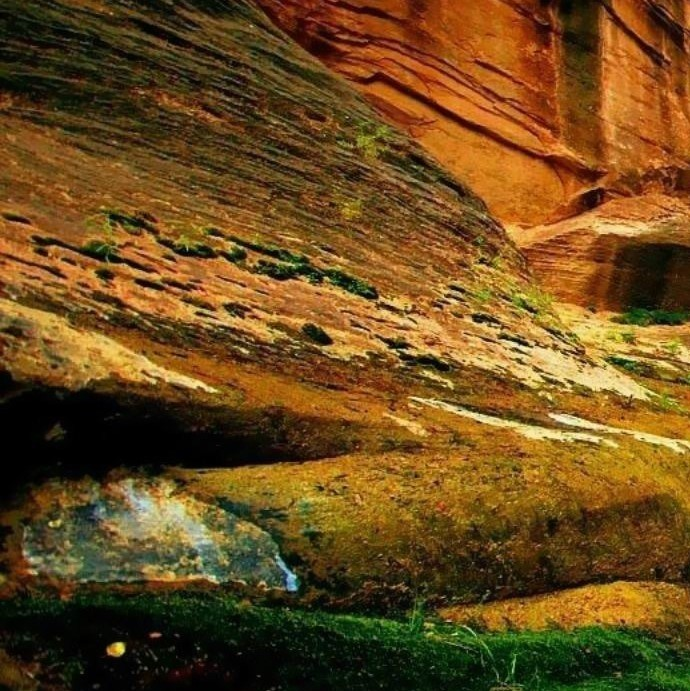
#> input picture PanViewer v2/Python/1. Image Stitcher/left.jpg, 690 x 691 px
$ python '3 images.py'   (Python 2 division)
#> lines starting #> are read from the running program, lines starting #| are printed output that depends on the picture
###############################################################################
# Panorama stitching using two images
# Step 1 -  Detect keypoints and extract local invariant descriptors from the
#           two input images
# Step 2 -  Match the descriptors between the two images
# Step 3 -  Use the RANSAC algorithm to estimate a homography matrix using our
#           matched feature vectors
# Step 4 -  Apply a warping transformation using the homography matrix
###############################################################################

import cv2
import numpy as np
import imutils


# ==============================================================================

# Step 1 - Detect keypoints
def detectAndDescribe(image):
    # convert the image to grayscale
    gray = cv2.cvtColor(image, cv2.COLOR_BGR2GRAY)

    # detect keypoints in the image
    detector = cv2.xfeatures2d.SIFT_create()
    kps = detector.detect(gray)

    # extract features from the image
    extractor = cv2.xfeatures2d.SIFT_create()
    (kps, features) = extractor.compute(gray, kps)

    # convert keypoints from KeyPoint objects to NumPy arrays
    kps = np.float32([kp.pt for kp in kps])

    # return a tuple of keypoints and features
    return (kps, features)


# ==============================================================================

# Step 2 - Match the descriptors between the two images
def matchKeypoints(kpsA, kpsB, featuresA, featuresB, ratio, repojThresh):
    # compute the raw matches and intialize the list of actual matches
    matcher = cv2.DescriptorMatcher_create("BruteForce")
    rawMatches = matcher.knnMatch(featuresA, featuresB, 2)
    # k=2 is used to indicate that the top two matches for each feature vector are returned

    # Lowe's ratio test
    # there can be false matches returned from the matching algorithm
    # using lowe's ratio test we select only the matches within a certain threshold
    matches = []
    for m in rawMatches:
        if len(m) == 2 and m[0].distance < m[1].distance * ratio:
            matches.append((m[0].trainIdx, m[0].queryIdx))

    # Step 3 - Use the RANSAC algorithm to estimate a homography matrix
    # computing the homography matrix requires at least 4 matches
    if len(matches) > 4:
        # construct the two sets of points
        ptsA = np.float32([kpsA[i] for (_, i) in matches])
        ptsB = np.float32([kpsB[i] for (i, _) in matches])

        # compute the homography between the two sets of points
        (H, status) = cv2.findHomography(ptsA, ptsB, cv2.RANSAC, repojThresh)

        # return the matches, homography matrix and status of each matched point
        return (matches, H, status)
    return None


# ==============================================================================

def drawMatches(imageA, imageB, kpsA, kpsB, matches, status):
    # initialize the output visualization image
    (hA, wA) = imageA.shape[:2]
    (hB, wB) = imageB.shape[:2]
    vis = np.zeros((max(hA, hB), wA + wB, 3), dtype="uint8")
    vis[0:hA, 0:wA] = imageA
    vis[0:hB, wA:] = imageB

    for ((trainIdx, queryIdx), s) in zip(matches, status):
        # only process the match if the keypoint was successful
        if s == 1:
            ptA = (int(kpsA[queryIdx][0]), int(kpsA[queryIdx][1]))
            ptB = (int(kpsB[trainIdx][0]) + wA, int(kpsB[trainIdx][1]))
            cv2.line(vis, ptA, ptB, (0, 255, 0), 1)

    return vis


# ==============================================================================

def stitch(imageA, imageB, ratio=0.75, reprojThresh=4.0, showMatches=False):
    # detect and extract keypoints and descriptors
    (kpsA, featuresA) = detectAndDescribe(imageA)
    (kpsB, featuresB) = detectAndDescribe(imageB)

    # match features between the two images
    M = matchKeypoints(kpsA, kpsB, featuresA, featuresB, ratio, reprojThresh)

    if M is None:
        return None

    # Step 4 - Apply a perspective warp to stitch the images
    (matches, H, status) = M
    result = cv2.warpPerspective(imageA, H, (imageA.shape[1] + imageB.shape[1], imageA.shape[0]))
    result[0:imageB.shape[0], 0:imageB.shape[1]] = imageB

    print len(matches)

    if showMatches:
        vis = drawMatches(imageA, imageB, kpsA, kpsB, matches, status)
        return (result, vis)

    return result


# ==============================================================================

# Test implementation
imageA = cv2.imread('left.jpg', 1)
#> imageA is the input picture: shape (691, 690, 3); mean B, G, R 29.1, 75, 107.4
imageB = cv2.imread('middle.jpg', 1)
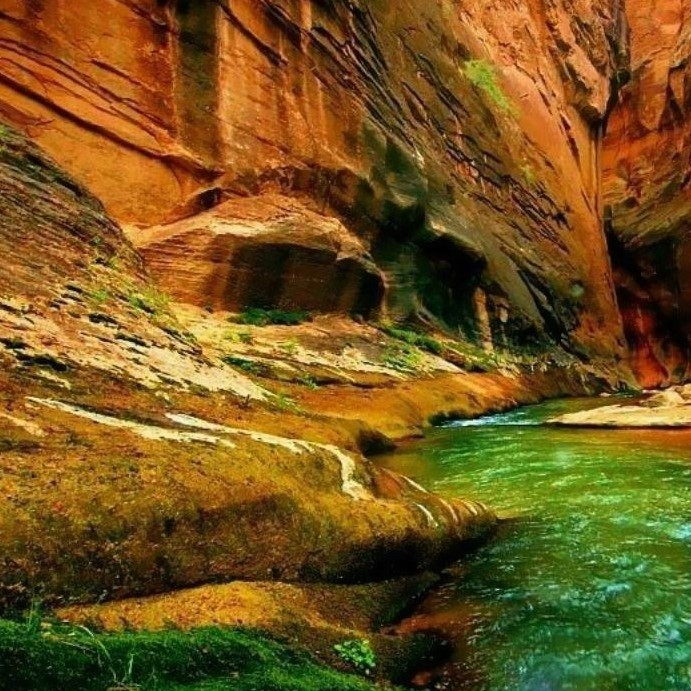
#> input picture PanViewer v2/Python/1. Image Stitcher/middle.jpg, 691 x 691 px
#> imageB is the input picture: shape (691, 691, 3); mean B, G, R 30, 85.1, 114.8
imageC = cv2.imread('right.jpg', 1)
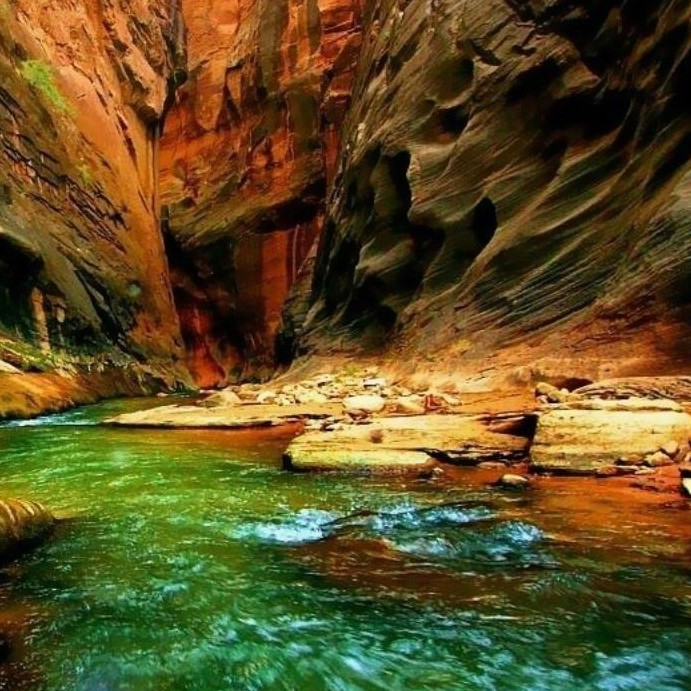
#> input picture PanViewer v2/Python/1. Image Stitcher/right.jpg, 691 x 691 px
#> imageC is the input picture: shape (691, 691, 3); mean B, G, R 35.3, 78.5, 93.3
imageA = imutils.resize(imageA, width=400)
#> imageA: shape (400, 400, 3)
imageB = imutils.resize(imageB, width=400)
#> imageB: shape (400, 400, 3)
imageC = imutils.resize(imageC, width=400)
#> imageC: shape (400, 400, 3)

(result, vis) = stitch(imageC, imageB, showMatches=True)
#> in detectAndDescribe, `kps = detector.detect(gray)`: kps = 2090 keypoints; strongest (x, y, size): (13, 245, 2.5), (185, 223, 2), (183, 241, 2.5), (222, 229, 1.9)
#> in detectAndDescribe, `kps = np.float32([kp.pt for kp in kps])`: kps = 2090 pairs, first value 2.91 to 396.2, second value 2.43 to 397.1
#> in stitch, `(kpsA, featuresA) = detectAndDescribe(imageA)`: kpsA has the same summary as kps in detectAndDescribe
#> in detectAndDescribe (call 2), `gray = cv2.cvtColor(image, cv2.COLOR_BGR2GRAY)`:
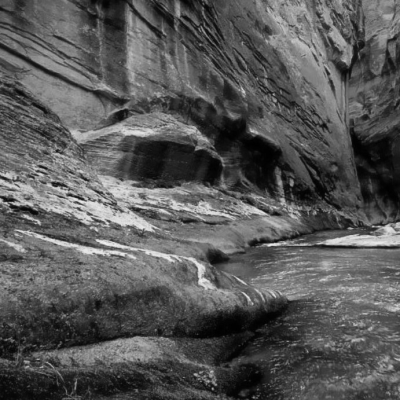
#> gray: shape (400, 400); min 0, max 242, mean 87.7
#> in detectAndDescribe (call 2), `kps = detector.detect(gray)`: kps = 2147 keypoints; strongest (x, y, size): (270, 245, 2.5), (82, 199, 2), (76, 199, 2.2), (75, 197, 1.9)
#> in detectAndDescribe (call 2), `kps = np.float32([kp.pt for kp in kps])`: kps = 2147 pairs, first value 2.92 to 397.2, second value 2.46 to 396.8
#> in stitch, `(kpsB, featuresB) = detectAndDescribe(imageB)`: kpsB has the same summary as kps in detectAndDescribe
#> in matchKeypoints, `rawMatches = matcher.knnMatch(featuresA, featuresB, 2)`: rawMatches = 2090 matches
#> after the loop in matchKeypoints, `for m in rawMatches:`: matches = 582 pairs, first value 209 to 2145, second value 0 to 2065
#> in matchKeypoints, `ptsA = np.float32([kpsA[i] for (_, i) in matches])`: ptsA = 582 pairs, first value 2.91 to 387.2, second value 3.69 to 396.7
#> in matchKeypoints, `ptsB = np.float32([kpsB[i] for (i, _) in matches])`: ptsB = 582 pairs, first value 36.61 to 397.2, second value 3.66 to 396.7
#> in matchKeypoints, `(H, status) = cv2.findHomography(ptsA, ptsB, cv2.RANSAC, repojThresh)`: H = [[1, -2.03e-06, 256.4], [0.000299, 1, -0.0198], [8.84e-07, -7.02e-08, 1]]; status = 582 values, max 1 at index 0, min 0 at index 49, mean 0.985
#| 582
#> the loop in drawMatches, `for ((trainIdx, queryIdx), s) in zip(matches, status):` made 582 passes
#> (trainIdx, queryIdx, s, ptA, ptB) on passes 1 to 12: (1402, 0, [1], (2, 297), (658, 297)), (1407, 1, [1], (3, 108), (660, 108)), (1409, 4, [1], (4, 264), (660, 264)), (1410, 5, [1], (4, 35), (660, 35)), (1413, 7, [1], (5, 116), (661, 116)), (1414, 8, [1], (5, 116), (661, 116)), (1415, 9, [1], (6, 134), (662, 134)), (1416, 10, [1], (6, 85), (662, 85)), (1418, 11, [1], (6, 77), (663, 77)), (1422, 12, [1], (7, 210), (664, 210)), (1421, 13, [1], (7, 329), (663, 329)), (1425, 14, [1], (8, 87), (664, 87))
#> (ptA, ptB) on passes 61 to 66: ((21, 114), (678, 114)), ((22, 258), (679, 258)), ((23, 182), (679, 182)), ((23, 386), (680, 386)), ((23, 277), (680, 277)), ((24, 50), (680, 50))
(final, vis) = stitch(result, imageA, showMatches=True)
#> in detectAndDescribe (call 3), `gray = cv2.cvtColor(image, cv2.COLOR_BGR2GRAY)`:
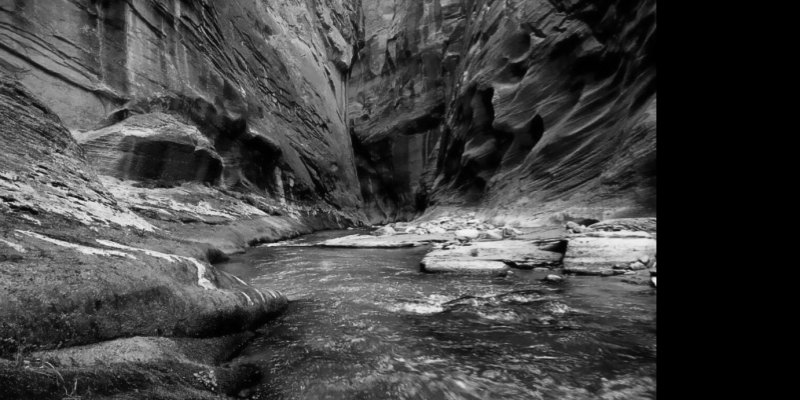
#> gray: shape (400, 800); min 0, max 242, mean 67.3
#> in detectAndDescribe (call 3), `kps = detector.detect(gray)`: kps = 3547 keypoints; strongest (x, y, size): (654, 279, 3.4), (270, 245, 2.5), (439, 241, 2.5), (625, 244, 43.9)
#> in detectAndDescribe (call 3), `kps = np.float32([kp.pt for kp in kps])`: kps = 3547 pairs, first value 2.92 to 658.2, second value 2.46 to 397.1
#> in detectAndDescribe (call 4), `gray = cv2.cvtColor(image, cv2.COLOR_BGR2GRAY)`:
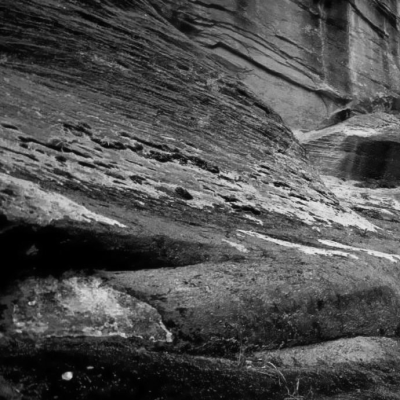
#> gray: shape (400, 400); min 0, max 241, mean 79.4
#> in detectAndDescribe (call 4), `kps = detector.detect(gray)`: kps = 2258 keypoints; strongest (x, y, size): (69, 375, 5.4), (305, 199, 2), (298, 199, 2.2), (298, 197, 1.9)
#> in detectAndDescribe (call 4), `kps = np.float32([kp.pt for kp in kps])`: kps = 2258 pairs, first value 2.4 to 397, second value 2.49 to 396.9
#> in matchKeypoints (call 2), `rawMatches = matcher.knnMatch(featuresA, featuresB, 2)`: rawMatches = 3547 matches
#| 795
#> in drawMatches (call 2), `vis[0:hB, wA:] = imageB`:
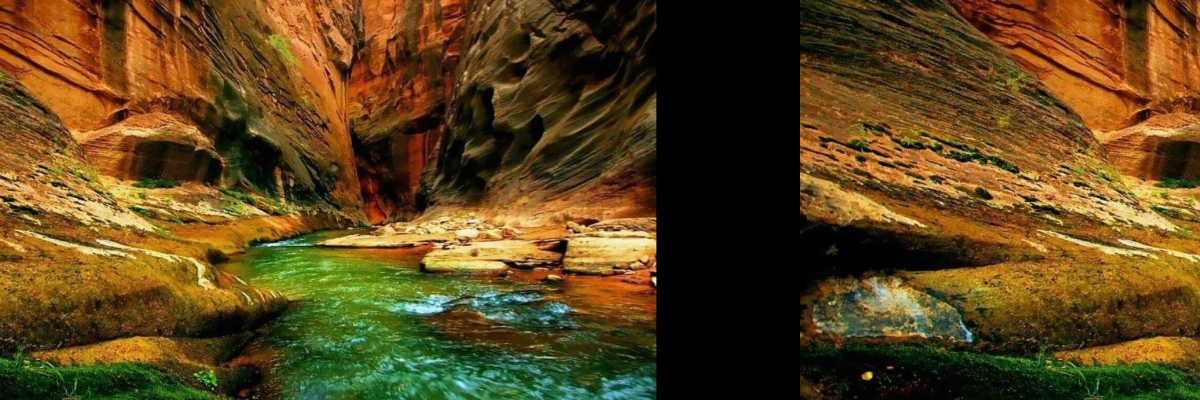
#> vis: shape (400, 1200, 3); mean B, G, R 27.6, 69, 92.8
#> the loop in drawMatches (call 2), `for ((trainIdx, queryIdx), s) in zip(matches, status):` made 795 passes
#> (trainIdx, queryIdx, ptA, ptB) on passes 1 to 12: (1297, 0, (2, 174), (1024, 174)), (1298, 1, (2, 342), (1024, 342)), (1302, 5, (3, 158), (1025, 158)), (1299, 8, (3, 66), (1024, 65)), (1305, 9, (3, 161), (1025, 161)), (1309, 10, (3, 337), (1026, 337)), (1310, 11, (4, 136), (1026, 136)), (1311, 12, (4, 136), (1026, 136)), (1312, 13, (4, 255), (1026, 255)), (1314, 14, (4, 357), (1026, 357)), (1316, 16, (5, 246), (1027, 246)), (1317, 17, (5, 243), (1027, 243))
#> (ptA, ptB) on passes 61 to 66: ((14, 236), (1036, 236)), ((14, 236), (1036, 236)), ((14, 337), (1036, 337)), ((14, 196), (1036, 196)), ((14, 35), (1036, 35)), ((14, 298), (1036, 298))
#> after the loop in drawMatches (call 2), `for ((trainIdx, queryIdx), s) in zip(matches, status):`:
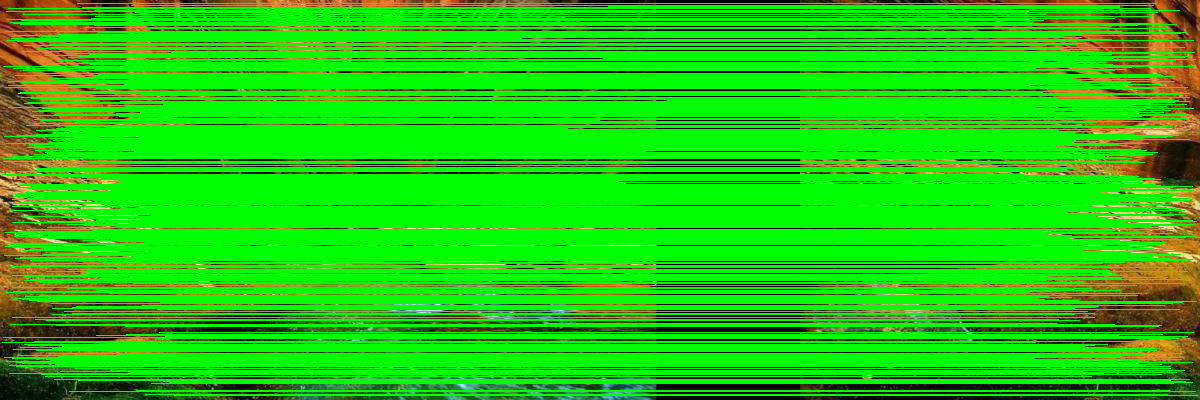
#> vis: shape (400, 1200, 3); mean B, G, R 7.9, 201.9, 27.3

# cv2.imshow("Image A", imageA)
# cv2.imshow("Image B", imageB)
cv2.imshow("Keypoint Matches", vis)
cv2.imshow("Result", result)
cv2.imshow("Final", final)

cv2.imwrite('final.jpg', final)

cv2.waitKey(0)
cv2.destroyAllWindows()
